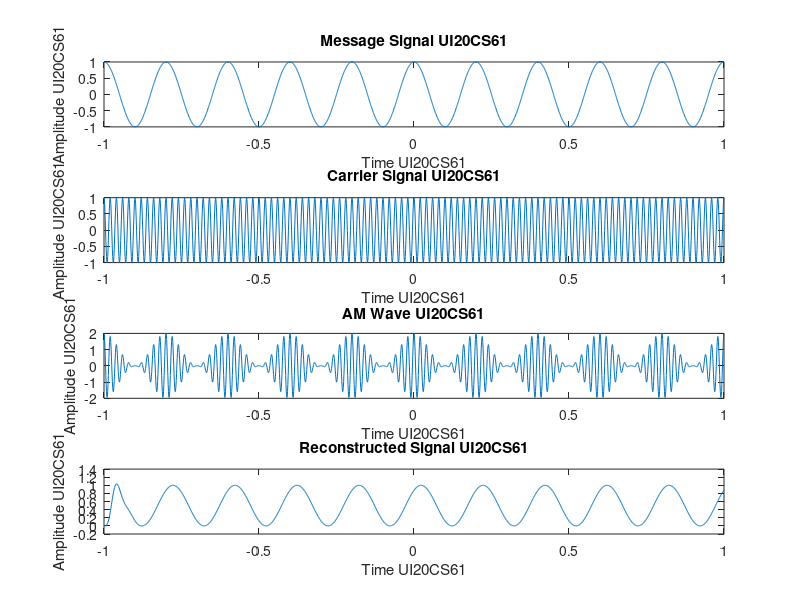

Here is the MATLAB script that generated this plot:
clc;
clear all;
pkg load signal;

Ec=1;Em=1;

Fm=5;Fc=50;
t=[-1:0.001:1];
m=Em/Ec;

em=Em*cos(2*pi*Fm*t);
ec=Ec*cos(2*pi*Fc*t);
S = Ec*[1 + m*cos(2*pi*Fm*t)].*cos(2*pi*Fc*t) ; 

%CARRIER SIGNAL%
subplot(4,1,2);
plot(t,ec);
xlabel('Time UI20CS61');
ylabel('Amplitude UI20CS61');
title('Carrier Signal UI20CS61');


%AM Wave%
subplot(4,1,3);
plot(t,S);
xlabel('Time UI20CS61');
ylabel('Amplitude UI20CS61');
title('AM Wave UI20CS61');

%MESSAGE SIGNAL%
subplot(4,1,1);
plot(t,em);
xlabel('Time UI20CS61'); 
ylabel('Amplitude UI20CS61');
title('Message Signal UI20CS61');


%RECONSTRUCTION%
D = S.*ec; 
[B,A] = butter(5,1/22,'low'); 
F = filter(B,A,D);
subplot(4,1,4);
plot(t,F);
xlabel('Time UI20CS61');
ylabel('Amplitude UI20CS61');
title('Reconstructed Signal UI20CS61');